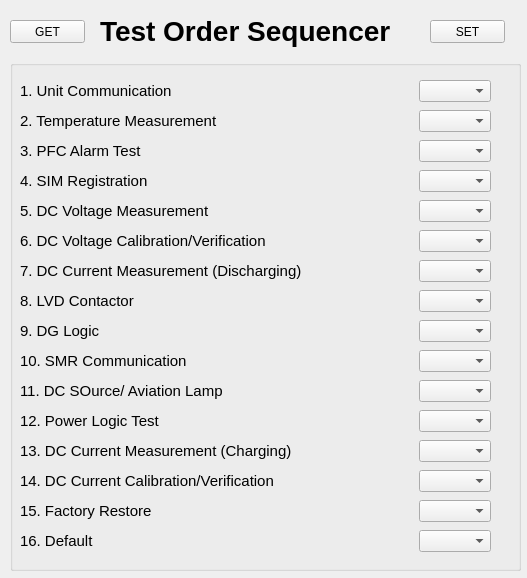
<?xml version="1.0" encoding="UTF-8"?>
<ui version="4.0">
 <class>Form</class>
 <widget class="QWidget" name="Form">
  <property name="geometry">
   <rect>
    <x>0</x>
    <y>0</y>
    <width>527</width>
    <height>578</height>
   </rect>
  </property>
  <property name="windowTitle">
   <string>Form</string>
  </property>
  <widget class="QLabel" name="label">
   <property name="geometry">
    <rect>
     <x>100</x>
     <y>0</y>
     <width>331</width>
     <height>61</height>
    </rect>
   </property>
   <property name="font">
    <font>
     <pointsize>21</pointsize>
     <weight>75</weight>
     <bold>true</bold>
    </font>
   </property>
   <property name="text">
    <string>Test Order Sequencer</string>
   </property>
  </widget>
  <widget class="QGroupBox" name="groupBox">
   <property name="geometry">
    <rect>
     <x>10</x>
     <y>60</y>
     <width>511</width>
     <height>511</height>
    </rect>
   </property>
   <property name="title">
    <string/>
   </property>
   <widget class="QWidget" name="horizontalLayoutWidget">
    <property name="geometry">
     <rect>
      <x>10</x>
      <y>20</y>
      <width>471</width>
      <height>22</height>
     </rect>
    </property>
    <layout class="QHBoxLayout" name="horizontalLayout">
     <item>
      <widget class="QLabel" name="test1">
       <property name="font">
        <font>
         <pointsize>11</pointsize>
        </font>
       </property>
       <property name="text">
        <string>1. Unit Communication</string>
       </property>
      </widget>
     </item>
     <item>
      <spacer name="horizontalSpacer">
       <property name="orientation">
        <enum>Qt::Horizontal</enum>
       </property>
       <property name="sizeHint" stdset="0">
        <size>
         <width>40</width>
         <height>20</height>
        </size>
       </property>
      </spacer>
     </item>
     <item>
      <widget class="QComboBox" name="comboBox_1">
       <property name="maxCount">
        <number>10</number>
       </property>
      </widget>
     </item>
    </layout>
   </widget>
   <widget class="QWidget" name="horizontalLayoutWidget_2">
    <property name="geometry">
     <rect>
      <x>10</x>
      <y>50</y>
      <width>471</width>
      <height>22</height>
     </rect>
    </property>
    <layout class="QHBoxLayout" name="horizontalLayout_2">
     <item>
      <widget class="QLabel" name="test2">
       <property name="font">
        <font>
         <pointsize>11</pointsize>
        </font>
       </property>
       <property name="text">
        <string>2. Temperature Measurement</string>
       </property>
      </widget>
     </item>
     <item>
      <spacer name="horizontalSpacer_2">
       <property name="orientation">
        <enum>Qt::Horizontal</enum>
       </property>
       <property name="sizeHint" stdset="0">
        <size>
         <width>40</width>
         <height>20</height>
        </size>
       </property>
      </spacer>
     </item>
     <item>
      <widget class="QComboBox" name="comboBox_2"/>
     </item>
    </layout>
   </widget>
   <widget class="QWidget" name="horizontalLayoutWidget_3">
    <property name="geometry">
     <rect>
      <x>10</x>
      <y>80</y>
      <width>471</width>
      <height>22</height>
     </rect>
    </property>
    <layout class="QHBoxLayout" name="horizontalLayout_3">
     <item>
      <widget class="QLabel" name="test3">
       <property name="font">
        <font>
         <pointsize>11</pointsize>
        </font>
       </property>
       <property name="text">
        <string>3. PFC Alarm Test</string>
       </property>
      </widget>
     </item>
     <item>
      <spacer name="horizontalSpacer_3">
       <property name="orientation">
        <enum>Qt::Horizontal</enum>
       </property>
       <property name="sizeHint" stdset="0">
        <size>
         <width>40</width>
         <height>20</height>
        </size>
       </property>
      </spacer>
     </item>
     <item>
      <widget class="QComboBox" name="comboBox_3"/>
     </item>
    </layout>
   </widget>
   <widget class="QWidget" name="horizontalLayoutWidget_4">
    <property name="geometry">
     <rect>
      <x>10</x>
      <y>110</y>
      <width>471</width>
      <height>22</height>
     </rect>
    </property>
    <layout class="QHBoxLayout" name="horizontalLayout_4">
     <item>
      <widget class="QLabel" name="test4">
       <property name="font">
        <font>
         <pointsize>11</pointsize>
        </font>
       </property>
       <property name="text">
        <string>4. SIM Registration</string>
       </property>
      </widget>
     </item>
     <item>
      <spacer name="horizontalSpacer_4">
       <property name="orientation">
        <enum>Qt::Horizontal</enum>
       </property>
       <property name="sizeHint" stdset="0">
        <size>
         <width>40</width>
         <height>20</height>
        </size>
       </property>
      </spacer>
     </item>
     <item>
      <widget class="QComboBox" name="comboBox_4"/>
     </item>
    </layout>
   </widget>
   <widget class="QWidget" name="horizontalLayoutWidget_5">
    <property name="geometry">
     <rect>
      <x>10</x>
      <y>140</y>
      <width>471</width>
      <height>22</height>
     </rect>
    </property>
    <layout class="QHBoxLayout" name="horizontalLayout_5">
     <item>
      <widget class="QLabel" name="test5">
       <property name="font">
        <font>
         <pointsize>11</pointsize>
        </font>
       </property>
       <property name="text">
        <string>5. DC Voltage Measurement</string>
       </property>
      </widget>
     </item>
     <item>
      <spacer name="horizontalSpacer_5">
       <property name="orientation">
        <enum>Qt::Horizontal</enum>
       </property>
       <property name="sizeHint" stdset="0">
        <size>
         <width>40</width>
         <height>20</height>
        </size>
       </property>
      </spacer>
     </item>
     <item>
      <widget class="QComboBox" name="comboBox_5"/>
     </item>
    </layout>
   </widget>
   <widget class="QWidget" name="horizontalLayoutWidget_6">
    <property name="geometry">
     <rect>
      <x>10</x>
      <y>170</y>
      <width>471</width>
      <height>22</height>
     </rect>
    </property>
    <layout class="QHBoxLayout" name="horizontalLayout_6">
     <item>
      <widget class="QLabel" name="test6">
       <property name="font">
        <font>
         <pointsize>11</pointsize>
        </font>
       </property>
       <property name="text">
        <string>6. DC Voltage Calibration/Verification</string>
       </property>
      </widget>
     </item>
     <item>
      <spacer name="horizontalSpacer_6">
       <property name="orientation">
        <enum>Qt::Horizontal</enum>
       </property>
       <property name="sizeHint" stdset="0">
        <size>
         <width>40</width>
         <height>20</height>
        </size>
       </property>
      </spacer>
     </item>
     <item>
      <widget class="QComboBox" name="comboBox_6"/>
     </item>
    </layout>
   </widget>
   <widget class="QWidget" name="horizontalLayoutWidget_7">
    <property name="geometry">
     <rect>
      <x>10</x>
      <y>200</y>
      <width>471</width>
      <height>22</height>
     </rect>
    </property>
    <layout class="QHBoxLayout" name="horizontalLayout_7">
     <item>
      <widget class="QLabel" name="test7">
       <property name="font">
        <font>
         <pointsize>11</pointsize>
        </font>
       </property>
       <property name="text">
        <string>7. DC Current Measurement (Discharging)</string>
       </property>
      </widget>
     </item>
     <item>
      <spacer name="horizontalSpacer_7">
       <property name="orientation">
        <enum>Qt::Horizontal</enum>
       </property>
       <property name="sizeHint" stdset="0">
        <size>
         <width>40</width>
         <height>20</height>
        </size>
       </property>
      </spacer>
     </item>
     <item>
      <widget class="QComboBox" name="comboBox_7"/>
     </item>
    </layout>
   </widget>
   <widget class="QWidget" name="horizontalLayoutWidget_8">
    <property name="geometry">
     <rect>
      <x>10</x>
      <y>230</y>
      <width>471</width>
      <height>22</height>
     </rect>
    </property>
    <layout class="QHBoxLayout" name="horizontalLayout_8">
     <item>
      <widget class="QLabel" name="test8">
       <property name="font">
        <font>
         <pointsize>11</pointsize>
        </font>
       </property>
       <property name="text">
        <string>8. LVD Contactor</string>
       </property>
      </widget>
     </item>
     <item>
      <spacer name="horizontalSpacer_8">
       <property name="orientation">
        <enum>Qt::Horizontal</enum>
       </property>
       <property name="sizeHint" stdset="0">
        <size>
         <width>40</width>
         <height>20</height>
        </size>
       </property>
      </spacer>
     </item>
     <item>
      <widget class="QComboBox" name="comboBox_8"/>
     </item>
    </layout>
   </widget>
   <widget class="QWidget" name="horizontalLayoutWidget_9">
    <property name="geometry">
     <rect>
      <x>10</x>
      <y>260</y>
      <width>471</width>
      <height>22</height>
     </rect>
    </property>
    <layout class="QHBoxLayout" name="horizontalLayout_9">
     <item>
      <widget class="QLabel" name="test9">
       <property name="font">
        <font>
         <pointsize>11</pointsize>
        </font>
       </property>
       <property name="text">
        <string>9. DG Logic</string>
       </property>
      </widget>
     </item>
     <item>
      <spacer name="horizontalSpacer_9">
       <property name="orientation">
        <enum>Qt::Horizontal</enum>
       </property>
       <property name="sizeHint" stdset="0">
        <size>
         <width>40</width>
         <height>20</height>
        </size>
       </property>
      </spacer>
     </item>
     <item>
      <widget class="QComboBox" name="comboBox_9"/>
     </item>
    </layout>
   </widget>
   <widget class="QWidget" name="horizontalLayoutWidget_10">
    <property name="geometry">
     <rect>
      <x>10</x>
      <y>290</y>
      <width>471</width>
      <height>22</height>
     </rect>
    </property>
    <layout class="QHBoxLayout" name="horizontalLayout_10">
     <item>
      <widget class="QLabel" name="test10">
       <property name="font">
        <font>
         <pointsize>11</pointsize>
        </font>
       </property>
       <property name="text">
        <string>10. SMR Communication</string>
       </property>
      </widget>
     </item>
     <item>
      <spacer name="horizontalSpacer_10">
       <property name="orientation">
        <enum>Qt::Horizontal</enum>
       </property>
       <property name="sizeHint" stdset="0">
        <size>
         <width>40</width>
         <height>20</height>
        </size>
       </property>
      </spacer>
     </item>
     <item>
      <widget class="QComboBox" name="comboBox_10"/>
     </item>
    </layout>
   </widget>
   <widget class="QWidget" name="horizontalLayoutWidget_11">
    <property name="geometry">
     <rect>
      <x>10</x>
      <y>320</y>
      <width>471</width>
      <height>22</height>
     </rect>
    </property>
    <layout class="QHBoxLayout" name="horizontalLayout_11">
     <item>
      <widget class="QLabel" name="test11">
       <property name="font">
        <font>
         <pointsize>11</pointsize>
        </font>
       </property>
       <property name="text">
        <string>11. DC SOurce/ Aviation Lamp</string>
       </property>
      </widget>
     </item>
     <item>
      <spacer name="horizontalSpacer_11">
       <property name="orientation">
        <enum>Qt::Horizontal</enum>
       </property>
       <property name="sizeHint" stdset="0">
        <size>
         <width>40</width>
         <height>20</height>
        </size>
       </property>
      </spacer>
     </item>
     <item>
      <widget class="QComboBox" name="comboBox_11"/>
     </item>
    </layout>
   </widget>
   <widget class="QWidget" name="horizontalLayoutWidget_12">
    <property name="geometry">
     <rect>
      <x>10</x>
      <y>350</y>
      <width>471</width>
      <height>22</height>
     </rect>
    </property>
    <layout class="QHBoxLayout" name="horizontalLayout_12">
     <item>
      <widget class="QLabel" name="test12">
       <property name="font">
        <font>
         <pointsize>11</pointsize>
        </font>
       </property>
       <property name="text">
        <string>12. Power Logic Test</string>
       </property>
      </widget>
     </item>
     <item>
      <spacer name="horizontalSpacer_12">
       <property name="orientation">
        <enum>Qt::Horizontal</enum>
       </property>
       <property name="sizeHint" stdset="0">
        <size>
         <width>40</width>
         <height>20</height>
        </size>
       </property>
      </spacer>
     </item>
     <item>
      <widget class="QComboBox" name="comboBox_12"/>
     </item>
    </layout>
   </widget>
   <widget class="QWidget" name="horizontalLayoutWidget_13">
    <property name="geometry">
     <rect>
      <x>10</x>
      <y>380</y>
      <width>471</width>
      <height>22</height>
     </rect>
    </property>
    <layout class="QHBoxLayout" name="horizontalLayout_13">
     <item>
      <widget class="QLabel" name="test13">
       <property name="font">
        <font>
         <pointsize>11</pointsize>
        </font>
       </property>
       <property name="text">
        <string>13. DC Current Measurement (Charging)</string>
       </property>
      </widget>
     </item>
     <item>
      <spacer name="horizontalSpacer_13">
       <property name="orientation">
        <enum>Qt::Horizontal</enum>
       </property>
       <property name="sizeHint" stdset="0">
        <size>
         <width>40</width>
         <height>20</height>
        </size>
       </property>
      </spacer>
     </item>
     <item>
      <widget class="QComboBox" name="comboBox_13"/>
     </item>
    </layout>
   </widget>
   <widget class="QWidget" name="horizontalLayoutWidget_14">
    <property name="geometry">
     <rect>
      <x>10</x>
      <y>470</y>
      <width>471</width>
      <height>22</height>
     </rect>
    </property>
    <layout class="QHBoxLayout" name="horizontalLayout_14">
     <item>
      <widget class="QLabel" name="test16">
       <property name="font">
        <font>
         <pointsize>11</pointsize>
        </font>
       </property>
       <property name="text">
        <string>16. Default</string>
       </property>
      </widget>
     </item>
     <item>
      <spacer name="horizontalSpacer_14">
       <property name="orientation">
        <enum>Qt::Horizontal</enum>
       </property>
       <property name="sizeHint" stdset="0">
        <size>
         <width>40</width>
         <height>20</height>
        </size>
       </property>
      </spacer>
     </item>
     <item>
      <widget class="QComboBox" name="comboBox_16"/>
     </item>
    </layout>
   </widget>
   <widget class="QWidget" name="horizontalLayoutWidget_15">
    <property name="geometry">
     <rect>
      <x>10</x>
      <y>410</y>
      <width>471</width>
      <height>22</height>
     </rect>
    </property>
    <layout class="QHBoxLayout" name="horizontalLayout_15">
     <item>
      <widget class="QLabel" name="test14">
       <property name="font">
        <font>
         <pointsize>11</pointsize>
        </font>
       </property>
       <property name="text">
        <string>14. DC Current Calibration/Verification</string>
       </property>
      </widget>
     </item>
     <item>
      <spacer name="horizontalSpacer_15">
       <property name="orientation">
        <enum>Qt::Horizontal</enum>
       </property>
       <property name="sizeHint" stdset="0">
        <size>
         <width>40</width>
         <height>20</height>
        </size>
       </property>
      </spacer>
     </item>
     <item>
      <widget class="QComboBox" name="comboBox_14"/>
     </item>
    </layout>
   </widget>
   <widget class="QWidget" name="horizontalLayoutWidget_16">
    <property name="geometry">
     <rect>
      <x>10</x>
      <y>440</y>
      <width>471</width>
      <height>22</height>
     </rect>
    </property>
    <layout class="QHBoxLayout" name="horizontalLayout_16">
     <item>
      <widget class="QLabel" name="test15">
       <property name="font">
        <font>
         <pointsize>11</pointsize>
        </font>
       </property>
       <property name="text">
        <string>15. Factory Restore</string>
       </property>
      </widget>
     </item>
     <item>
      <spacer name="horizontalSpacer_16">
       <property name="orientation">
        <enum>Qt::Horizontal</enum>
       </property>
       <property name="sizeHint" stdset="0">
        <size>
         <width>40</width>
         <height>20</height>
        </size>
       </property>
      </spacer>
     </item>
     <item>
      <widget class="QComboBox" name="comboBox_15"/>
     </item>
    </layout>
   </widget>
  </widget>
  <widget class="QPushButton" name="pushButton">
   <property name="geometry">
    <rect>
     <x>430</x>
     <y>20</y>
     <width>75</width>
     <height>23</height>
    </rect>
   </property>
   <property name="text">
    <string>SET</string>
   </property>
  </widget>
  <widget class="QPushButton" name="pushButton_2">
   <property name="geometry">
    <rect>
     <x>10</x>
     <y>20</y>
     <width>75</width>
     <height>23</height>
    </rect>
   </property>
   <property name="text">
    <string>GET</string>
   </property>
  </widget>
 </widget>
 <resources/>
 <connections/>
</ui>
